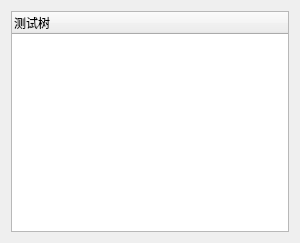
<?xml version="1.0" encoding="UTF-8"?>
<ui version="4.0">
 <class>Widget</class>
 <widget class="QWidget" name="Widget">
  <property name="geometry">
   <rect>
    <x>0</x>
    <y>0</y>
    <width>300</width>
    <height>243</height>
   </rect>
  </property>
  <property name="windowTitle">
   <string>Widget</string>
  </property>
  <layout class="QVBoxLayout" name="verticalLayout">
   <item>
    <widget class="QTreeWidget" name="treeWidget">
     <column>
      <property name="text">
       <string notr="true">测试树</string>
      </property>
     </column>
    </widget>
   </item>
  </layout>
 </widget>
 <layoutdefault spacing="6" margin="11"/>
 <resources/>
 <connections/>
</ui>
